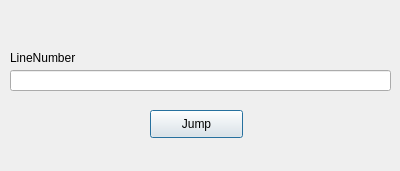
<?xml version="1.0" encoding="UTF-8"?>
<ui version="4.0">
 <class>DialogJump</class>
 <widget class="QDialog" name="DialogJump">
  <property name="geometry">
   <rect>
    <x>0</x>
    <y>0</y>
    <width>400</width>
    <height>171</height>
   </rect>
  </property>
  <property name="windowTitle">
   <string>DialogJump</string>
  </property>
  <widget class="QPushButton" name="pushButton">
   <property name="geometry">
    <rect>
     <x>150</x>
     <y>110</y>
     <width>93</width>
     <height>28</height>
    </rect>
   </property>
   <property name="text">
    <string>Jump</string>
   </property>
  </widget>
  <widget class="QLineEdit" name="lineEdit">
   <property name="geometry">
    <rect>
     <x>10</x>
     <y>70</y>
     <width>381</width>
     <height>21</height>
    </rect>
   </property>
  </widget>
  <widget class="QLabel" name="label">
   <property name="geometry">
    <rect>
     <x>10</x>
     <y>50</y>
     <width>72</width>
     <height>15</height>
    </rect>
   </property>
   <property name="text">
    <string>LineNumber</string>
   </property>
  </widget>
 </widget>
 <resources/>
 <connections/>
</ui>
